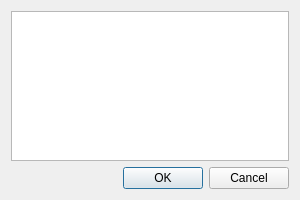
<?xml version="1.0" encoding="UTF-8"?>
<ui version="4.0">
 <class>ButtonConfigDialog</class>
 <widget class="QDialog" name="ButtonConfigDialog">
  <property name="geometry">
   <rect>
    <x>0</x>
    <y>0</y>
    <width>300</width>
    <height>200</height>
   </rect>
  </property>
  <property name="windowTitle">
   <string>Key Actions</string>
  </property>
  <layout class="QGridLayout" name="gridLayout">
   <item row="0" column="0">
    <layout class="QVBoxLayout" name="verticalLayout">
     <item>
      <widget class="QPlainTextEdit" name="KeyCationTextEdit"/>
     </item>
     <item>
      <widget class="QDialogButtonBox" name="buttonBox">
       <property name="orientation">
        <enum>Qt::Orientation::Horizontal</enum>
       </property>
       <property name="standardButtons">
        <set>QDialogButtonBox::StandardButton::Cancel|QDialogButtonBox::StandardButton::Ok</set>
       </property>
      </widget>
     </item>
    </layout>
   </item>
  </layout>
 </widget>
 <resources/>
 <connections>
  <connection>
   <sender>buttonBox</sender>
   <signal>accepted()</signal>
   <receiver>ButtonConfigDialog</receiver>
   <slot>accept()</slot>
   <hints>
    <hint type="sourcelabel">
     <x>248</x>
     <y>254</y>
    </hint>
    <hint type="destinationlabel">
     <x>157</x>
     <y>274</y>
    </hint>
   </hints>
  </connection>
  <connection>
   <sender>buttonBox</sender>
   <signal>rejected()</signal>
   <receiver>ButtonConfigDialog</receiver>
   <slot>reject()</slot>
   <hints>
    <hint type="sourcelabel">
     <x>316</x>
     <y>260</y>
    </hint>
    <hint type="destinationlabel">
     <x>286</x>
     <y>274</y>
    </hint>
   </hints>
  </connection>
 </connections>
</ui>
